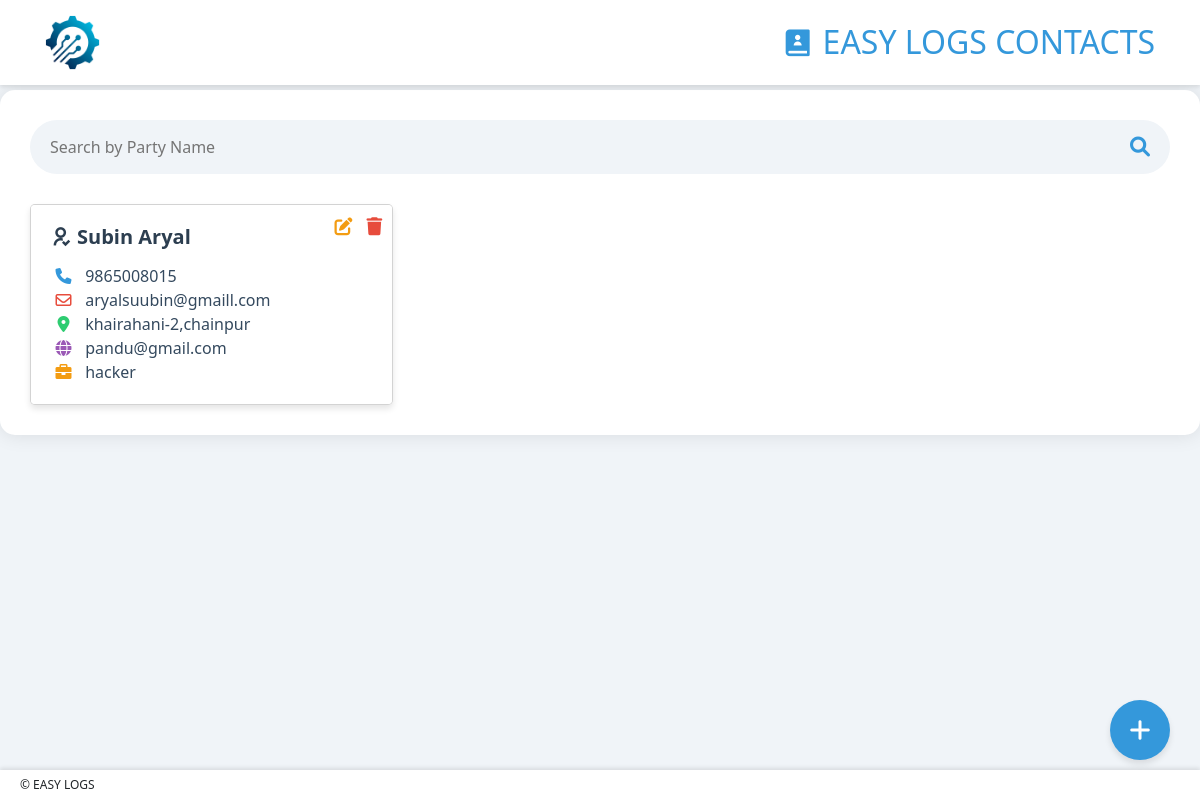
Page /create_contact/ on the committed database.
### database/models.py (models this page shows)
class Crm_Contacts (models.Model):
    contact_name = models.CharField(max_length=50 , null=True)
    contact_number = models.CharField(max_length=50 , null=True)
    email = models.CharField(max_length=50 , null=True)
    address = models.CharField(max_length=50 , null=True)
    website = models.CharField(max_length=50 , null=True)
    designaton = models.CharField(max_length=50 , null=True)

### database/views.py (the view, shortened to what this page needs)
# urls.py: path('create_contact/', views.create_contact, name='create_contact'),
def create_contact(request):
    contacts = Crm_Contacts.objects.all()  # Fetch all contacts to display in the table
    return render(request, "crm/Contacts.html", {'contacts': contacts})

### Templates/crm/Contacts.html (shortened to what this page needs)
{% load static %}
<!DOCTYPE html>
<html lang="en">
<head>
  <link
    href="https://cdn.jsdelivr.net/npm/remixicon@4.3.0/fonts/remixicon.css"
    rel="stylesheet"
  />
  <link rel="stylesheet" href="https://stackpath.bootstrapcdn.com/bootstrap/4.5.2/css/bootstrap.min.css">
  <link rel="stylesheet" href="https://cdnjs.cloudflare.com/ajax/libs/font-awesome/6.0.0/css/all.min.css">
  <link rel="stylesheet" href="https://cdnjs.cloudflare.com/ajax/libs/animate.css/4.1.1/animate.min.css">
</head>
<body>
  <header class="sticky-header">
    <div class="container">
      <div class="d-flex justify-content-between align-items-center">
        <a class="navbar-brand" href="/admin_dashboard">
          <img src="/static/images/Logo.png" alt="" id="nav-logo">
        </a>
        <h2 class="m-0" style="color: #3498db"><i class="ri-contacts-book-2-fill"></i> EASY LOGS CONTACTS</h2>
      </div>
    </div>
  </header>
  <div class="container todo-container">
    <div class="search-bar animate__animated animate__fadeInDown">
      <input type="text" class="search-input" id="searchInput" placeholder="Search by Party Name">
      <i class="fas fa-search search-icon"></i>
    </div>
    <div class="todo-list animate__animated animate__fadeInUp" id="todoList">
      {% for data in contacts %}
      <div class="card todo-item">
        <div class="card-body">
          <div class="card-icons">
            <i class="fas fa-edit card-icon edit-icon" data-toggle="modal" data-target="#editModal" data-id="{{data.id}}" data-name="{{data.contact_name}}" data-contact="{{data.contact_number}}" data-email="{{data.email}}" data-address="{{data.address}}" data-website="{{data.website}}" data-designation="{{data.designaton}}"></i>
            <a href="{% url "delete" data.id %}" id="delete" ><i class="fas fa-trash card-icon delete-icon"></i></a>
          </div>
          <h5 class="card-title"><i class="ri-user-follow-line"></i> {{data.contact_name}}</h5>
          <p class="card-text">
            <i class="fas fa-phone"></i> {{data.contact_number}}<br>
            <i class="far fa-envelope"></i> {{data.email}}<br>
            <i class="fas fa-map-marker-alt"></i> {{data.address}}<br>
            <i class="fas fa-globe"></i> {{data.website}}<br>
            <i class="fas fa-briefcase"></i> {{data.designaton}}
          </p>
        </div>
      </div>
      {% endfor %}
    </div>
  </div>
  <div class="sticky-footer">
    <div>&copy; EASY LOGS</div>
  </div>
  <button class="add-contact-btn" data-toggle="modal" data-target="#addModal"><i class="fas fa-plus"></i></button>
</body>
</html>

### Templates/crm/Contacts.html (style rules this page uses)
body { background-color: #f0f4f8; font-family: 'Segoe UI', Tahoma, Geneva, Verdana, sans-serif; padding-top: 60px; padding-bottom: 40px; cursor: pointer; }
.sticky-header { position: fixed; top: 0; left: 0; right: 0; background-color: #ffffff; z-index: 1000; box-shadow: 0 2px 4px rgba(0,0,0,0.1); padding: 10px 0; }
.sticky-footer { position: fixed; bottom: 0; left: 0; right: 0; background-color: #ffffff; z-index: 1000; box-shadow: 0 -2px 4px rgba(0,0,0,0.1); height: 30px; display: flex; align-items: center; justify-content: space-between; padding: 0 20px; font-size: 12px; }
.todo-container { max-width: 1400px; margin: 30px auto; background-color: #ffffff; border-radius: 15px; box-shadow: 0 0 20px rgba(0, 0, 0, 0.1); padding: 30px; }
.todo-list { display: grid; grid-template-columns: repeat(auto-fill, minmax(350px, 1fr)); grid-gap: 25px; margin-top: 30px; }
.todo-item { transition: transform 0.3s ease-in-out, box-shadow 0.3s ease-in-out; border: 1px solid rgba(0, 0, 0, 0.171); border-radius: 5px; overflow: hidden; box-shadow: 0 4px 6px rgba(0, 0, 0, 0.1); }
.card-body { background-color: #ffffff; padding: 20px; }
.card-title { color: #2c3e50; font-weight: 600; margin-bottom: 15px; }
.card-text { color: #34495e; }
.search-bar { position: relative; margin-bottom: 25px; }
.search-input { width: 100%; padding: 15px 20px; border: none; border-radius: 30px; background-color: #f0f4f8; font-size: 16px; transition: box-shadow 0.3s ease-in-out; }
.search-icon { position: absolute; top: 50%; right: 20px; transform: translateY(-50%); color: #3498db; font-size: 20px; }
#nav-logo { max-width: 325px; max-height: 55px; }
.add-contact-btn { position: fixed; bottom: 40px; right: 30px; background-color: #3498db; color: #ffffff; border: none; border-radius: 50%; width: 60px; height: 60px; font-size: 24px; box-shadow: 0 4px 6px rgba(0, 0, 0, 0.1); transition: background-color 0.3s ease-in-out, transform 0.3s ease-in-out; }
.card-icons { position: absolute; top: 10px; right: 10px; }
.card-icon { font-size: 18px; margin-left: 10px; cursor: pointer; transition: color 0.3s ease-in-out; }
.edit-icon { color: #f39c12; }
.delete-icon { color: #e74c3c; }
.card-text i { width: 25px; text-align: center; margin-right: 5px; }
.fa-phone { color: #3498db; }
.fa-envelope { color: #e74c3c; }
.fa-map-marker-alt { color: #2ecc71; }
.fa-globe { color: #9b59b6; }
.fa-briefcase { color: #f39c12; }
#delete { text-decoration: none; }

### rows in the picture
Crm_Contacts: contact_name "Subin Aryal", contact_number "9865008015", email "aryalsuubin@gmaill.com", address "khairahani-2,chainpur", website "pandu@gmail.com", designaton "hacker"
